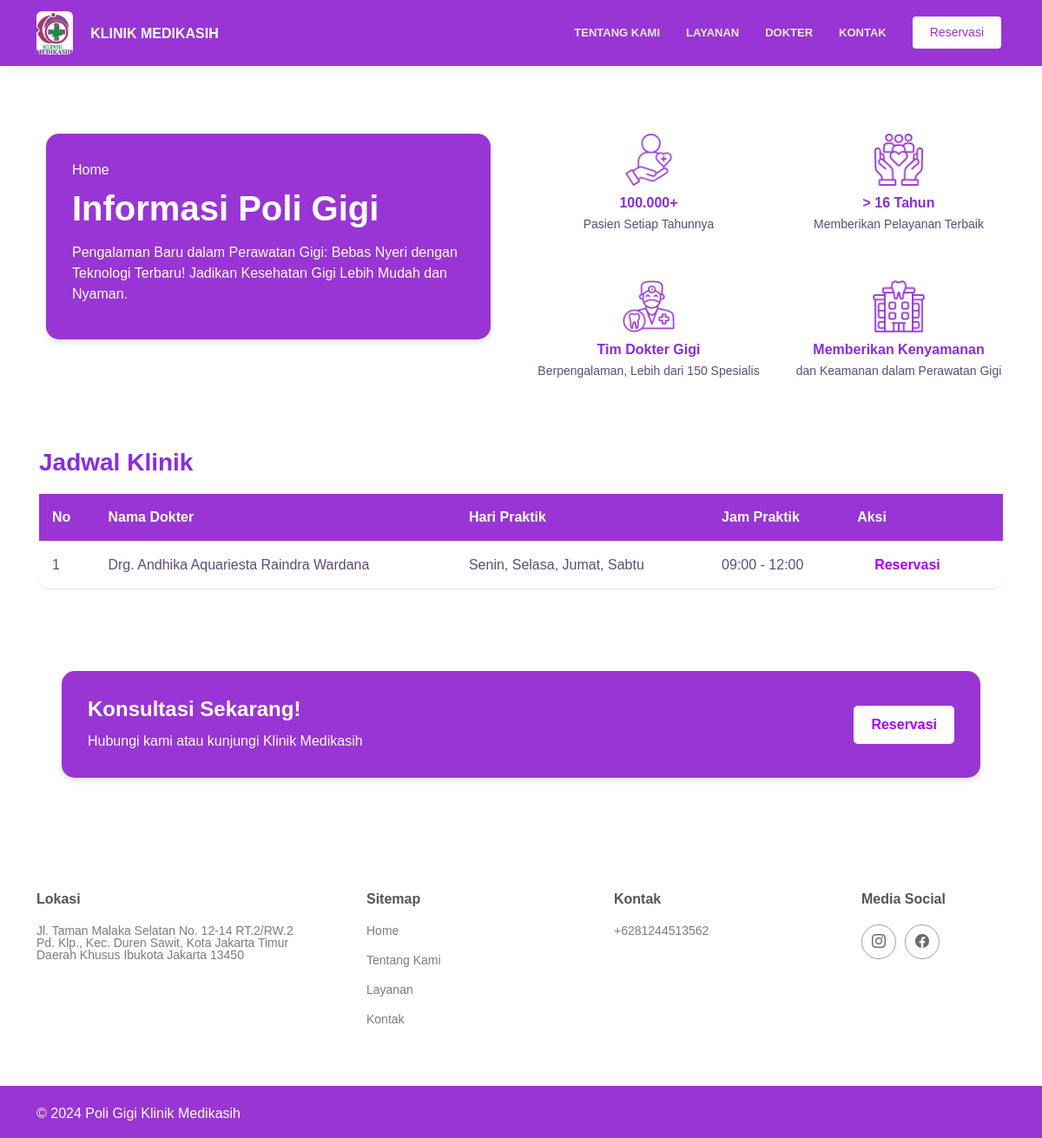
The page / on the database its author committed.
### tables this page shows
CREATE TABLE `tb_dokter` (
  `id_dokter` int(2) NOT NULL,
  `foto_dokter` varchar(255) NOT NULL,
  `nama_dokter` varchar(100) NOT NULL,
  `deskripsi_dokter` varchar(150) NOT NULL,
  `hari_praktik` varchar(100) NOT NULL,
  `jam_praktik` varchar(100) NOT NULL,
  `tanggal_update` date NOT NULL,
  `id_admin` int(2) NOT NULL
);

CREATE TABLE `tb_informasi_klinik` (
  `id` int(11) NOT NULL,
  `no_telp` varchar(15) NOT NULL,
  `email` varchar(50) NOT NULL,
  `lokasi` text NOT NULL
);

### Admin/config/config_query.php (called while the page is built, shortened)
<?php
$servername = "localhost";
$username = "root";
$password = "";
$dbname = "db_poligigi_pratama";
$conn = new mysqli($servername, $username, $password, $dbname);
function bacaInformasiKlinik()
{
    global $conn;
    $sql = "SELECT * FROM tb_informasi_klinik WHERE id = 1";
    $result = $conn->query($sql);
    if ($result && $result->num_rows > 0) {
        return $result->fetch_assoc();
    } else {
        return [
            'no_telp' => '',
            'email' => '',
            'lokasi' => ''
        ];
    }
}
function bacaSemuaDokter()
{
    global $conn;
    $sql = "SELECT d.*, a.name AS admin_name
            FROM tb_dokter d
            JOIN tb_admin a ON d.id_admin = a.id_admin";
    return $conn->query($sql);
}

### index.php (the view)
<?php
include("template/header.php");
include("Admin/config/config_query.php");
?>
<head>
  <link href="assets/css/dashboard.css" rel="stylesheet">
</head>
<main class="main">
  <div class="home mt-5">
    <div class="row">
      <div class="col-lg-6">
        <div class="info-card">
          <p class="mb-2">Home</p>
          <h1>Informasi Poli Gigi</h1>
          <p>Pengalaman Baru dalam Perawatan Gigi: Bebas Nyeri dengan Teknologi Terbaru! Jadikan Kesehatan Gigi Lebih
            Mudah dan Nyaman.</p>
        </div>
      </div>
      <div class="col-lg-6">
        <div class="row g-4">
          <div class="col-6 icon-home">
            <img src="assets/img/dashboard/patient-1.png" alt="Icon 1">
            <h6>100.000+</h6>
            <p>Pasien Setiap Tahunnya</p>
          </div>
          <div class="col-6 icon-home">
            <img src="assets/img/dashboard/patient-2.png" alt="Icon 2">
            <h6>> 16 Tahun</h6>
            <p>Memberikan Pelayanan Terbaik</p>
          </div>
          <div class="col-6 icon-home">
            <img src="assets/img/dashboard/dentist.png" alt="Icon 3">
            <h6>Tim Dokter Gigi</h6>
            <p>Berpengalaman, Lebih dari 150 Spesialis</p>
          </div>
          <div class="col-6 icon-home">
            <img src="assets/img/dashboard/dental-clinic.png" alt="Icon 4">
            <h6>Memberikan Kenyamanan</h6>
            <p>dan Keamanan dalam Perawatan Gigi</p>
          </div>
        </div>
      </div>
    </div>
  </div>
  <div class="jadwal-page mt-5">
    <h1>Jadwal Klinik</h1>
    <div class="jadwal-table">
      <table class="table">
        <thead>
          <tr>
            <th>No</th>
            <th>Nama Dokter</th>
            <th>Hari Praktik</th>
            <th>Jam Praktik</th>
            <th>Aksi</th>
          </tr>
        </thead>
        <tbody>
          <?php
          $result_dokter = bacaSemuaDokter();
          if ($result_dokter->num_rows > 0) {
            $no = 1;
            while ($dokter = $result_dokter->fetch_assoc()) {
              echo "<tr>";
              echo "<td>" . $no++ . "</td>";
              echo "<td>" . htmlspecialchars($dokter['nama_dokter']) . "</td>";
              echo "<td>" . htmlspecialchars($dokter['hari_praktik']) . "</td>";
              echo "<td>" . htmlspecialchars($dokter['jam_praktik']) . "</td>";
              echo "<td><a class='custom-button' href='https://wa.me/6282152588142?text=Hi%2C%20saya%20ingin%20Reservasi%20Layanan%3A%0ANama%3A%0ANo.%20HP%3A%0AAlamat%3A%0ALayanan%3A%0AJumlah%3A'>Reservasi</a></td>";
              echo "</tr>";
            }
          } else {
            echo "<tr><td colspan='5'>Tidak ada jadwal dokter yang tersedia.</td></tr>";
          }
          ?>
        </tbody>
      </table>
    </div>
  </div>
  <div class="konsultasi mt-5">
    <div class="row justify-content-center">
      <div class="col-12 col-md-11">
        <div class="konsultasi-card d-flex justify-content-between align-items-center">
          <div>
            <h2>Konsultasi Sekarang!</h2>
            <p>Hubungi kami atau kunjungi Klinik Medikasih</p>
          </div>
          <td><a class="custom-button" href="https://wa.me/6282152588142?text=Hi%2C%20saya%20ingin%20Reservasi%20Layanan%3A%0ANama%3A%0ANo.%20HP%3A%0AAlamat%3A%0ALayanan%3A%0AJumlah%3A">Reservasi</a></td>
        </div>
      </div>
    </div>
  </div>
  <footer id="footer" class="footer light-background">
    <div class="container footer-top">
      <div class="row gy-4">
        <?php
        $data_klinik = bacaInformasiKlinik();
        if ($data_klinik) {
          $kontak = htmlspecialchars($data_klinik['no_telp']);
          $lokasi = nl2br(htmlspecialchars($data_klinik['lokasi']));
        } else {
          $kontak = "Kontak tidak tersedia";
          $lokasi = "Lokasi tidak tersedia";
        }
        ?>
        <div class="col-lg-4 col-md-5 footer-links">
          <h4>Lokasi</h4>
          <ul>
            <li><a><?php echo $lokasi; ?></a></li>
          </ul>
        </div>
        <div class="col-lg-3 col-md-5 footer-links">
          <h4>Sitemap</h4>
          <ul>
            <li><a href="index.php">Home</a></li>
            <li><a href="pages/about.php">Tentang Kami</a></li>
            <li><a href="pages/service.php">Layanan</a></li>
            <li><a href="pages/contact_us.php">Kontak</a></li>
          </ul>
        </div>
        <div class="col-lg-3 col-md-3 footer-links">
          <h4>Kontak</h4>
          <ul>
            <li><a><?php echo $kontak; ?></a></li>
          </ul>
        </div>
        <div class="col-lg-2 col-md-3 footer-links">
          <h4>Media Social</h4>
          <div class="social-links d-flex mt-1">
            <a href="https://www.instagram.com/"><i class="bi bi-instagram"></i></a>
            <a href="https://www.facebook.com/"><i class="bi bi-facebook"></i></a>
          </div>
        </div>
      </div>
    </div>
  </footer>
  <?php
  include("template/footer.php");
  ?>

### assets/css/main.css (style rules this page uses)
:root { --default-font: "Rubik", sans-serif, Arial; --heading-font: "Rubik", sans-serif; --nav-font: "Rubik", sans-serif; --footer-font: "Rubik" }
:root { --background-color: #ffffff; --default-color: #444444; --heading-color: #555555; --accent-color: #9935d5; --surface-color: #ffffff; --contrast-color: #ffffff; }
:root { --nav-color: #ebebeb; --nav-hover-color: #000000; --nav-mobile-background-color: #9935d5; --nav-dropdown-background-color: #9935d5; --nav-dropdown-color: #444444; --nav-dropdown-hover-color: #9935d5; }
body { font-family: 'Rubik', sans-serif; }
.light-background { --background-color: #ffffff; --surface-color: #ffffff; }
:root { scroll-behavior: smooth; }
body { color: var(--default-color); background-color: var(--background-color); font-family: var(--default-font); }
a { color: var(--accent-color); text-decoration: none; transition: 0.3s; }
h1, h2, h3, h4, h5, h6 { color: var(--heading-color); font-family: var(--heading-font); }
.footer { color: var(--default-color); background-color: var(--background-color); font-size: 14px; position: relative; }
.footer .footer-top { padding-top: 50px; }
.footer .social-links a { display: flex; align-items: center; justify-content: center; width: 40px; height: 40px; border-radius: 50%; border: 1px solid color-mix(in srgb, var(--default-color), transparent 50%); font-size: 16px; color: color-mix(in srgb, var(--default-color), transparent 20%); margin-right: 10px; transition: 0.3s; }
.footer h4 { font-size: 16px; font-weight: bold; position: relative; padding-bottom: 12px; }
.footer .footer-links { margin-bottom: 30px; }
.footer .footer-links ul { list-style: none; padding: 0; margin: 0; }
.footer .footer-links ul li { padding: 10px 0; display: flex; align-items: center; }
.footer .footer-links ul li:first-child { padding-top: 0; }
.footer .footer-links ul a { color: color-mix(in srgb, var(--default-color), transparent 30%); display: inline-block; line-height: 1; }
.custom-button { background-color: white; color: #AA00FF; font-weight: bold; border-radius: 5px; border: none; padding: 10px 20px; cursor: pointer; }

### assets/css/dashboard.css (style rules this page uses)
.info-card { background-color: #9935D5; border-radius: 15px; padding: 30px; color: white; box-shadow: 0 4px 6px rgba(0, 0, 0, 0.1); margin-left: 20px; margin-right: 20px; }
.info-card p { margin: 0 0 10px; }
.info-card h1 { font-weight: bold; margin-bottom: 15px; color: white; }
.icon-home { text-align: center; }
.icon-home img { width: 60px; margin-bottom: 10px; }
.icon-home h6 { font-weight: bold; color: #8A2BE2; margin-bottom: 5px; }
.icon-home p { color: #5E4B7A; font-size: 14px; margin: 0; }
.home { padding-top: 30px; padding-left: 30px; padding-right: 30px; }
.row.g-4 { row-gap: 30px; }
.col-lg-6 { padding-left: 15px; padding-right: 15px; }
.jadwal-page { padding: 30px; }
.jadwal-page h1 { color: #8A2BE2; font-weight: bold; font-size: 28px; margin-bottom: 20px; padding-left: 15px; padding-right: 15px; }
.jadwal-table { border-radius: 15px; padding-left: 15px; padding-right: 15px; -webkit-border-radius: 15px; -moz-border-radius: 15px; -ms-border-radius: 15px; -o-border-radius: 15px; }
.table { border-collapse: separate; border-spacing: 0; width: 100%; text-align: left; }
.table thead th { background-color: #9935D5; color: white; font-weight: bold; padding: 15px; text-align: left; }
.table tbody td { color: #5E4B7A; padding: 15px; vertical-align: middle; }
.custom-button { background-color: white; color: #8A2BE2; font-weight: bold; border: none; padding: 8px 15px; border-radius: 5px; cursor: pointer; }
.jadwal-table .table tbody tr:last-child td:first-child { border-bottom-left-radius: 10px; }
.jadwal-table .table tbody tr:last-child td:last-child { border-bottom-right-radius: 10px; }
.konsultasi { padding-bottom: 80px; }
.konsultasi-card { background-color: #9935D5; border-radius: 15px; padding: 30px; color: white; box-shadow: 0 4px 6px rgba(0, 0, 0, 0.1); margin-left: 20px; margin-right: 20px; }
.konsultasi-card h2 { font-weight: bold; margin-bottom: 10px; color: white; font-size: 24px; }
.konsultasi-card p { margin-bottom: 0px; }
.custom-button { background-color: white; color: #AA00FF; font-weight: bold; border-radius: 5px; border: none; padding: 10px 20px; cursor: pointer; }

### rows shown on the page
tb_dokter: nama_dokter "Drg. Andhika Aquariesta Raindra Wardana", hari_praktik "Senin, Selasa, Jumat, Sabtu", jam_praktik "09:00 - 12:00"
tb_informasi_klinik: lokasi "Jl. Taman Malaka Selatan No. 12-14 RT.2/RW.2 Pd. Klp., Kec. Duren Sawit, Kota Jakarta Timur Daerah Khusus Ibukota Jakarta 13450", no_telp "+6281244513562"
